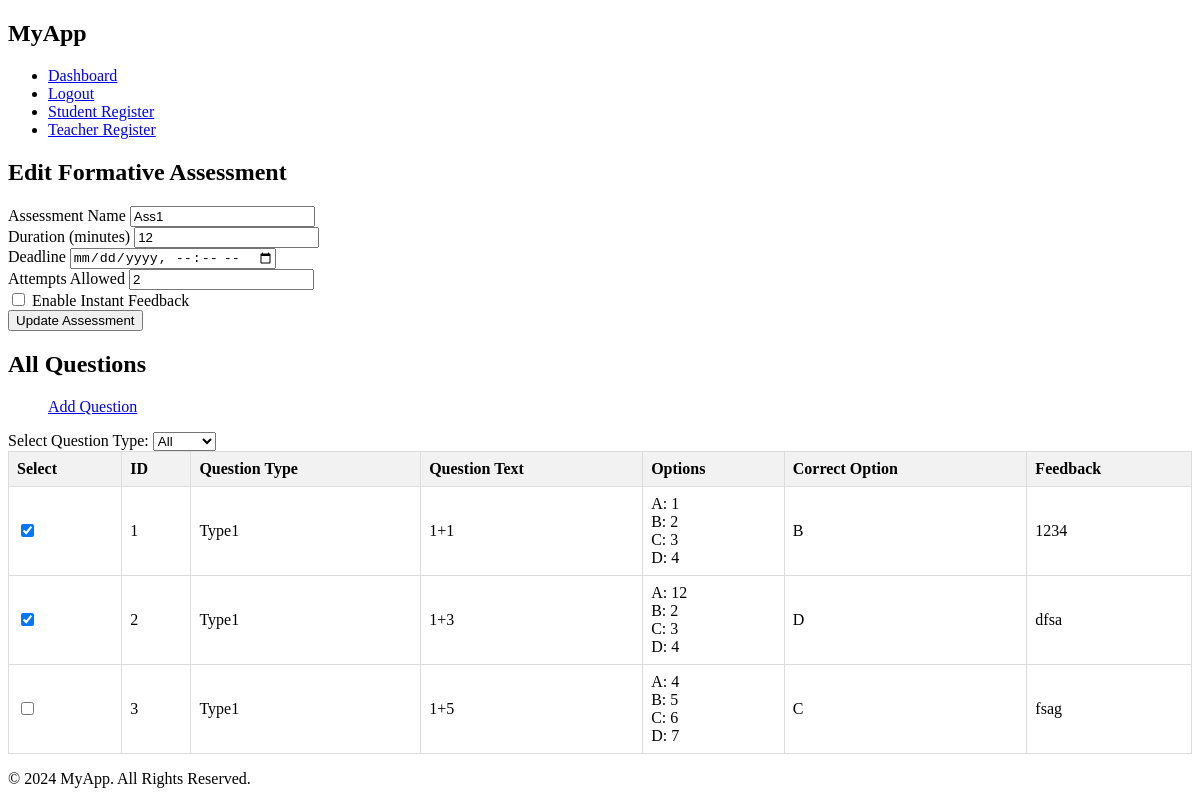
Screenshot of /edit_assessment/1 with the database file from the repository.
### app/models/assessment.py (models this page shows)
class FormativeAssessment(db.Model):
    id = db.Column(db.Integer, primary_key=True)
    name = db.Column(db.String(255), nullable=False)
    questions = db.relationship('Question', secondary='assessment_question', backref='assessments')
    parameters = db.Column(db.JSON, nullable=True)

### app/models/question.py (models this page shows)
class Question(db.Model):
    id = db.Column(db.Integer, primary_key=True)
    question_text = db.Column(db.Text, nullable=False)
    option_a = db.Column(db.String(200), nullable=False)
    option_b = db.Column(db.String(200), nullable=False)
    option_c = db.Column(db.String(200), nullable=False)
    option_d = db.Column(db.String(200), nullable=False)
    correct_option = db.Column(db.String(1), nullable=False)
    feedback = db.Column(db.Text, nullable=False)
    question_type = db.Column(db.String(50), nullable=False)

### app/routes/teacher_routes.py (the view, shortened to what this page needs)
@app.route('/edit_assessment/<int:assessment_id>', methods=['GET', 'POST'])
def edit_assessment(assessment_id):
    assessment = FormativeAssessment.query.get_or_404(assessment_id)
    questions = Question.query.all()
    return render_template('edit_assessment.html', assessment=assessment, questions=questions)

### app/templates/edit_assessment.html (shortened to what this page needs)
{% extends "base.html" %}
{% block content %}
<div class="container">
    <h2>Edit Formative Assessment</h2>
    <form action="{{ url_for('edit_assessment', assessment_id=assessment.id) }}" method="post" id="edit-assessment-form">
        <div class="mb-3">
            <label for="name" class="form-label">Assessment Name</label>
            <input type="text" class="form-control" id="name" name="name" value="{{ assessment.name }}" required>
        </div>
        <div class="mb-3">
            <label for="duration" class="form-label">Duration (minutes)</label>
            <input type="number" class="form-control" id="duration" name="duration" value="{{ assessment.parameters.get('duration') }}" required>
        </div>
        <div class="mb-3">
            <label for="deadline" class="form-label">Deadline</label>
            <input type="datetime-local" class="form-control" id="deadline" name="deadline" value="{{ assessment.deadline }}" required>
        </div>
        <div class="mb-3">
            <label for="attempts" class="form-label">Attempts Allowed</label>
            <input type="number" class="form-control" id="attempts" name="attempts" value="{{ assessment.parameters.get('attempts') }}" required>
        </div>
        <div class="mb-3">
            <div class="form-check">
                <input class="form-check-input" type="checkbox" id="feedback" name="feedback" {% if assessment.parameters.get('feedback') %}checked{% endif %}>
                <label class="form-check-label" for="feedback">
                    Enable Instant Feedback
                </label>
            </div>
        </div>
        <button type="submit" class="btn btn-primary" id="update-assessment-btn">Update Assessment</button>
    </form>
</div>
<div class="container">
    <h2>All Questions</h2>
    <ul>
        <li style="list-style-type: none"><a href="{{ url_for('add_question') }}" class="btn btn-success">Add Question</a></li>
    </ul>
    <form action="{{ url_for('view_questions') }}" method="get" class="mb-3">
        <label for="type">Select Question Type:</label>
        <select name="type" id="questions" class="form-select" onchange="this.form.submit()">
            <option value="all" {% if selected_type == 'all' %}selected{% endif %}>All</option>
        </select>
    </form>
    <form method="post">
        <table class="custom-table">
            <thead>
                <tr>
                    <th>Select</th>
                    <th>ID</th>
                    <th>Question Type</th>
                    <th>Question Text</th>
                    <th>Options</th>
                    <th>Correct Option</th>
                    <th>Feedback</th>
                </tr>
            </thead>
            <tbody>
                {% for question in questions %}
                <tr>
                    <td><input type="checkbox" name="selected_questions[]" value="{{ question.id }}" {% if question in assessment.questions %}checked{% endif %}></td>
                    <td>{{ question.id }}</td>
                    <td>{{ question.question_type }}</td>
                    <td>{{ question.question_text }}</td>
                    <td>
                        A: {{ question.option_a }}<br>
                        B: {{ question.option_b }}<br>
                        C: {{ question.option_c }}<br>
                        D: {{ question.option_d }}
                    </td>
                    <td>{{ question.correct_option }}</td>
                    <td>{{ question.feedback }}</td>
                </tr>
                {% endfor %}
            </tbody>
        </table>
    </form>
</div>
{% endblock %}

### app/static/style.css (style rules this page uses)
.custom-table { border-collapse: collapse; width: 100%; }
.custom-table th, .custom-table td { border: 1px solid #dddddd; text-align: left; padding: 8px; }
.custom-table th { background-color: #f2f2f2; }

### rows the page displays
FormativeAssessment: name "Ass1", duration "12", attempts "2"
Question: id "1", question_type "Type1", question_text "1+1", option_a "1", option_b "2", option_c "3", option_d "4", correct_option "B", feedback "1234"
Question: id "2", question_type "Type1", question_text "1+3", option_a "12", option_b "2", option_c "3", option_d "4", correct_option "D", feedback "dfsa"
Question: id "3", question_type "Type1", question_text "1+5", option_a "4", option_b "5", option_c "6", option_d "7", correct_option "C", feedback "fsag"
